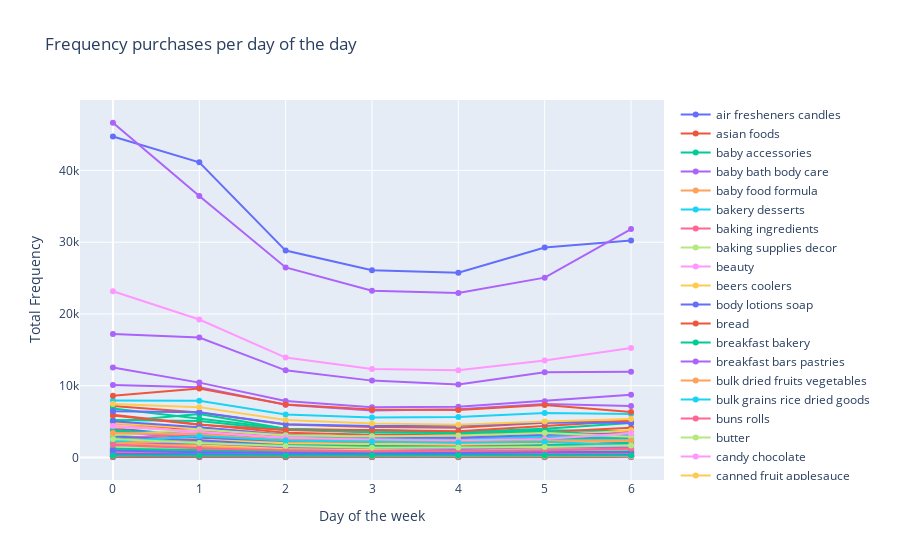

Here is the notebook cell this chart was saved with:
### Code cell
df_for_plot = df.groupby(['product_name', 'day_of_week']).size()

df_for_plot = pd.DataFrame(df_for_plot).reset_index()

df_for_plot.columns = ['product', 'day_of_week', 'frequency']

# manipulating the data with pivot table
df_for_plot = pd.pivot_table(df_for_plot, values=['frequency'],columns=['product'], index = ['day_of_week'])
# dropping the multi-index level for the columns
df_for_plot.columns = df_for_plot.columns.droplevel(0)

labels_plot = {}
##plotting##
data_for_plot = [dict(type='scatter',
                x=df_for_plot.index,
                y=df_for_plot[product],
                name=product)
                 for product in df_for_plot.columns
                ]

# setting the layout
plot_1_layout = dict(title=dict(text='Frequency purchases per day of the week'),
                      xaxis=dict(title='Day of the week'),
                      yaxis=dict(title='Total Frequency')
                      )
# displaying the graph
plot_1 = go.Figure(data=data_for_plot, layout=plot_1_layout)
# plot_1.show(renderer='png')
plot_1.show()

### Figure 1 — Plotly figure (JSON) as saved in the notebook; plotly's stock layout.template omitted (floating-point values rounded to 4 significant figures)
{"data": [{"name": "air fresheners candles", "type": "scatter", "x": [0, 1, 2, 3, 4, 5, 6], "y": [205, 170, 170, 156, 151, 184, 222]}, {"name": "asian foods", "type": "scatter", "x": [0, 1, 2, 3, 4, 5, 6], "y": [1983, 1795, 1365, 1284, 1194, 1315, 1490]}, {"name": "baby accessories", "type": "scatter", "x": [0, 1, 2, 3, 4, 5, 6], "y": [81, 83, 63, 75, 66, 62, 74]}, {"name": "baby bath body care", "type": "scatter", "x": [0, 1, 2, 3, 4, 5, 6], "y": [94, 89, 64, 61, 65, 82, 60]}, {"name": "baby food formula", "type": "scatter", "x": [0, 1, 2, 3, 4, 5, 6], "y": [4745, 4009, 3006, 2816, 2945, 2857, 2977]}, {"name": "bakery desserts", "type": "scatter", "x": [0, 1, 2, 3, 4, 5, 6], "y": [372, 338, 313, 280, 281, 314, 316]}, {"name": "baking ingredients", "type": "scatter", "x": [0, 1, 2, 3, 4, 5, 6], "y": [3714, 3135, 2538, 2350, 2616, 2767, 3017]}, {"name": "baking supplies decor", "type": "scatter", "x": [0, 1, 2, 3, 4, 5, 6], "y": [254, 185, 206, 185, 186, 212, 223]}, {"name": "beauty", "type": "scatter", "x": [0, 1, 2, 3, 4, 5, 6], "y": [72, 70, 40, 64, 48, 40, 53]}, {"name": "beers coolers", "type": "scatter", "x": [0, 1, 2, 3, 4, 5, 6], "y": [238, 377, 354, 518, 626, 610, 279]}, {"name": "body lotions soap", "type": "scatter", "x": [0, 1, 2, 3, 4, 5, 6], "y": [499, 399, 308, 269, 327, 304, 401]}, {"name": "bread", "type": "scatter", "x": [0, 1, 2, 3, 4, 5, 6], "y": [7193, 6266, 4602, 4247, 4144, 4826, 5103]}, {"name": "breakfast bakery", "type": "scatter", "x": [0, 1, 2, 3, 4, 5, 6], "y": [2741, 2794, 2124, 1836, 1798, 2116, 1948]}, {"name": "breakfast bars pastries", "type": "scatter", "x": [0, 1, 2, 3, 4, 5, 6], "y": [790, 903, 599, 631, 584, 594, 520]}, {"name": "bulk dried fruits vegetables", "type": "scatter", "x": [0, 1, 2, 3, 4, 5, 6], "y": [173, 186, 158, 132, 140, 144, 126]}, {"name": "bulk grains rice dried goods", "type": "scatter", "x": [0, 1, 2, 3, 4, 5, 6], "y": [216, 181, 124, 136, 125, 140, 152]}, {"name": "buns rolls", "type": "scatter", "x": [0, 1, 2, 3, 4, 5, 6], "y": [1426, 1058, 810, 828, 754, 977, 1096]}, {"name": "butter", "type": "scatter", "x": [0, 1, 2, 3, 4, 5, 6], "y": [3076, 2453, 2046, 1860, 1837, 2139, 2324]}, {"name": "candy chocolate", "type": "scatter", "x": [0, 1, 2, 3, 4, 5, 6], "y": [2640, 3426, 2824, 2437, 2492, 2706, 2210]}, {"name": "canned fruit applesauce", "type": "scatter", "x": [0, 1, 2, 3, 4, 5, 6], "y": [1080, 940, 732, 629, 605, 697, 775]}, {"name": "canned jarred vegetables", "type": "scatter", "x": [0, 1, 2, 3, 4, 5, 6], "y": [4120, 2927, 2152, 1979, 1891, 2228, 2728]}, {"name": "canned meals beans", "type": "scatter", "x": [0, 1, 2, 3, 4, 5, 6], "y": [3858, 2826, 2098, 1729, 1672, 2038, 2597]}, {"name": "canned meat seafood", "type": "scatter", "x": [0, 1, 2, 3, 4, 5, 6], "y": [841, 640, 524, 521, 483, 573, 630]}, {"name": "cat food care", "type": "scatter", "x": [0, 1, 2, 3, 4, 5, 6], "y": [687, 529, 394, 551, 464, 579, 631]}, {"name": "cereal", "type": "scatter", "x": [0, 1, 2, 3, 4, 5, 6], "y": [4326, 4178, 3190, 2882, 2846, 3210, 3122]}, {"name": "chips pretzels", "type": "scatter", "x": [0, 1, 2, 3, 4, 5, 6], "y": [7944, 7909, 5979, 5588, 5644, 6185, 6057]}, {"name": "cleaning products", "type": "scatter", "x": [0, 1, 2, 3, 4, 5, 6], "y": [1220, 1186, 975, 987, 1078, 986, 997]}, {"name": "cocoa drink mixes", "type": "scatter", "x": [0, 1, 2, 3, 4, 5, 6], "y": [244, 212, 200, 155, 147, 186, 188]}, {"name": "coffee", "type": "scatter", "x": [0, 1, 2, 3, 4, 5, 6], "y": [2139, 2367, 1785, 1656, 1534, 1743, 1599]}, {"name": "cold flu allergy", "type": "scatter", "x": [0, 1, 2, 3, 4, 5, 6], "y": [228, 267, 219, 198, 221, 233, 223]}, {"name": "condiments", "type": "scatter", "x": [0, 1, 2, 3, 4, 5, 6], "y": [2602, 2200, 1807, 1660, 1634, 1805, 2052]}, {"name": "cookies cakes", "type": "scatter", "x": [0, 1, 2, 3, 4, 5, 6], "y": [2343, 2656, 1970, 2011, 1894, 2009, 1862]}, {"name": "crackers", "type": "scatter", "x": [0, 1, 2, 3, 4, 5, 6], "y": [5231, 5079, 3822, 3531, 3460, 3782, 3669]}, {"name": "cream", "type": "scatter", "x": [0, 1, 2, 3, 4, 5, 6], "y": [3189, 3671, 2736, 2408, 2432, 2837, 2513]}, {"name": "deodorants", "type": "scatter", "x": [0, 1, 2, 3, 4, 5, 6], "y": [189, 123, 107, 135, 90, 106, 174]}, {"name": "diapers wipes", "type": "scatter", "x": [0, 1, 2, 3, 4, 5, 6], "y": [261, 266, 207, 216, 216, 226, 174]}, {"name": "digestion", "type": "scatter", "x": [0, 1, 2, 3, 4, 5, 6], "y": [320, 281, 225, 227, 202, 251, 221]}, {"name": "dish detergents", "type": "scatter", "x": [0, 1, 2, 3, 4, 5, 6], "y": [1063, 994, 755, 717, 762, 768, 808]}, {"name": "dog food care", "type": "scatter", "x": [0, 1, 2, 3, 4, 5, 6], "y": [384, 341, 260, 295, 277, 280, 341]}, {"name": "doughs gelatins bake mixes", "type": "scatter", "x": [0, 1, 2, 3, 4, 5, 6], "y": [1175, 1016, 830, 812, 770, 1011, 1079]}, {"name": "dry pasta", "type": "scatter", "x": [0, 1, 2, 3, 4, 5, 6], "y": [3604, 2723, 2058, 1875, 1775, 1977, 2402]}, {"name": "eggs", "type": "scatter", "x": [0, 1, 2, 3, 4, 5, 6], "y": [5970, 4615, 3450, 3161, 3107, 3538, 4145]}, {"name": "energy granola bars", "type": "scatter", "x": [0, 1, 2, 3, 4, 5, 6], "y": [4986, 6058, 4004, 3507, 3390, 3671, 3023]}, {"name": "energy sports drinks", "type": "scatter", "x": [0, 1, 2, 3, 4, 5, 6], "y": [1195, 1150, 833, 899, 798, 832, 931]}, {"name": "eye ear care", "type": "scatter", "x": [0, 1, 2, 3, 4, 5, 6], "y": [92, 101, 77, 63, 89, 75, 101]}, {"name": "facial care", "type": "scatter", "x": [0, 1, 2, 3, 4, 5, 6], "y": [163, 151, 96, 102, 94, 115, 122]}, {"name": "feminine care", "type": "scatter", "x": [0, 1, 2, 3, 4, 5, 6], "y": [202, 201, 186, 167, 164, 196, 180]}, {"name": "first aid", "type": "scatter", "x": [0, 1, 2, 3, 4, 5, 6], "y": [100, 105, 122, 85, 85, 89, 107]}, {"name": "food storage", "type": "scatter", "x": [0, 1, 2, 3, 4, 5, 6], "y": [785, 714, 572, 443, 512, 553, 565]}, {"name": "fresh dips tapenades", "type": "scatter", "x": [0, 1, 2, 3, 4, 5, 6], "y": [4222, 3830, 2858, 2593, 2623, 2943, 3106]}, {"name": "fresh fruits", "type": "scatter", "x": [0, 1, 2, 3, 4, 5, 6], "y": [44727, 41126, 28830, 26102, 25744, 29265, 30245]}, {"name": "fresh herbs", "type": "scatter", "x": [0, 1, 2, 3, 4, 5, 6], "y": [5020, 3725, 2784, 2510, 2649, 2954, 3700]}, {"name": "fresh pasta", "type": "scatter", "x": [0, 1, 2, 3, 4, 5, 6], "y": [520, 411, 305, 268, 221, 272, 343]}, {"name": "fresh vegetables", "type": "scatter", "x": [0, 1, 2, 3, 4, 5, 6], "y": [46643, 36440, 26481, 23243, 22914, 25059, 31831]}, {"name": "frozen appetizers sides", "type": "scatter", "x": [0, 1, 2, 3, 4, 5, 6], "y": [2429, 1951, 1515, 1406, 1459, 1562, 1856]}, {"name": "frozen breads doughs", "type": "scatter", "x": [0, 1, 2, 3, 4, 5, 6], "y": [480, 400, 293, 301, 307, 339, 366]}, {"name": "frozen breakfast", "type": "scatter", "x": [0, 1, 2, 3, 4, 5, 6], "y": [3008, 2376, 1845, 1630, 1609, 1831, 2047]}, {"name": "frozen dessert", "type": "scatter", "x": [0, 1, 2, 3, 4, 5, 6], "y": [215, 160, 156, 132, 177, 138, 212]}, {"name": "frozen juice", "type": "scatter", "x": [0, 1, 2, 3, 4, 5, 6], "y": [51, 39, 35, 37, 41, 35, 41]}, {"name": "frozen meals", "type": "scatter", "x": [0, 1, 2, 3, 4, 5, 6], "y": [4879, 4007, 3107, 2964, 2719, 2968, 3805]}, {"name": "frozen meat seafood", "type": "scatter", "x": [0, 1, 2, 3, 4, 5, 6], "y": [867, 688, 557, 542, 522, 591, 641]}, {"name": "frozen pizza", "type": "scatter", "x": [0, 1, 2, 3, 4, 5, 6], "y": [2007, 1620, 1210, 1228, 1118, 1400, 1541]}, {"name": "frozen produce", "type": "scatter", "x": [0, 1, 2, 3, 4, 5, 6], "y": [6834, 5427, 4002, 3809, 3553, 4003, 4804]}, {"name": "frozen vegan vegetarian", "type": "scatter", "x": [0, 1, 2, 3, 4, 5, 6], "y": [1301, 995, 802, 720, 726, 836, 941]}, {"name": "fruit vegetable snacks", "type": "scatter", "x": [0, 1, 2, 3, 4, 5, 6], "y": [2006, 2068, 1539, 1401, 1271, 1372, 1274]}, {"name": "grains rice dried goods", "type": "scatter", "x": [0, 1, 2, 3, 4, 5, 6], "y": [1825, 1461, 1204, 1077, 1014, 1045, 1252]}, {"name": "granola", "type": "scatter", "x": [0, 1, 2, 3, 4, 5, 6], "y": [1142, 1250, 925, 782, 721, 894, 696]}, {"name": "hair care", "type": "scatter", "x": [0, 1, 2, 3, 4, 5, 6], "y": [402, 298, 220, 212, 220, 258, 299]}, {"name": "honeys syrups nectars", "type": "scatter", "x": [0, 1, 2, 3, 4, 5, 6], "y": [679, 721, 603, 567, 476, 586, 524]}, {"name": "hot cereal pancake mixes", "type": "scatter", "x": [0, 1, 2, 3, 4, 5, 6], "y": [1891, 1689, 1291, 1163, 1143, 1284, 1359]}, {"name": "hot dogs bacon sausage", "type": "scatter", "x": [0, 1, 2, 3, 4, 5, 6], "y": [3772, 3010, 2331, 2136, 2136, 2636, 3016]}, {"name": "ice cream ice", "type": "scatter", "x": [0, 1, 2, 3, 4, 5, 6], "y": [5851, 4563, 3840, 3832, 3657, 4445, 5135]}, {"name": "ice cream toppings", "type": "scatter", "x": [0, 1, 2, 3, 4, 5, 6], "y": [111, 105, 106, 79, 111, 85, 109]}, {"name": "indian foods", "type": "scatter", "x": [0, 1, 2, 3, 4, 5, 6], "y": [202, 152, 102, 111, 120, 133, 143]}, {"name": "instant foods", "type": "scatter", "x": [0, 1, 2, 3, 4, 5, 6], "y": [2628, 2123, 1683, 1447, 1351, 1516, 1903]}, {"name": "juice nectars", "type": "scatter", "x": [0, 1, 2, 3, 4, 5, 6], "y": [3629, 3334, 2797, 2535, 2594, 2912, 2914]}, {"name": "kitchen supplies", "type": "scatter", "x": [0, 1, 2, 3, 4, 5, 6], "y": [74, 72, 75, 82, 96, 78, 84]}, {"name": "kosher foods", "type": "scatter", "x": [0, 1, 2, 3, 4, 5, 6], "y": [114, 109, 92, 99, 98, 98, 87]}, {"name": "latino foods", "type": "scatter", "x": [0, 1, 2, 3, 4, 5, 6], "y": [1130, 802, 603, 464, 466, 527, 660]}, {"name": "laundry", "type": "scatter", "x": [0, 1, 2, 3, 4, 5, 6], "y": [1068, 958, 813, 770, 717, 744, 834]}, {"name": "lunch meat", "type": "scatter", "x": [0, 1, 2, 3, 4, 5, 6], "y": [5060, 4224, 3134, 2852, 2746, 3155, 3299]}, {"name": "marinades meat preparation", "type": "scatter", "x": [0, 1, 2, 3, 4, 5, 6], "y": [770, 595, 538, 441, 433, 483, 576]}, {"name": "meat counter", "type": "scatter", "x": [0, 1, 2, 3, 4, 5, 6], "y": [1004, 744, 521, 469, 454, 526, 754]}, {"name": "milk", "type": "scatter", "x": [0, 1, 2, 3, 4, 5, 6], "y": [10113, 9779, 7337, 6562, 6727, 7450, 7182]}, {"name": "mint gum", "type": "scatter", "x": [0, 1, 2, 3, 4, 5, 6], "y": [135, 261, 247, 232, 179, 185, 138]}, {"name": "missing", "type": "scatter", "x": [0, 1, 2, 3, 4, 5, 6], "y": [937, 747, 573, 575, 548, 679, 690]}, {"name": "more household", "type": "scatter", "x": [0, 1, 2, 3, 4, 5, 6], "y": [217, 176, 156, 139, 152, 168, 162]}, {"name": "muscles joints pain relief", "type": "scatter", "x": [0, 1, 2, 3, 4, 5, 6], "y": [218, 186, 184, 167, 159, 161, 181]}, {"name": "nuts seeds dried fruit", "type": "scatter", "x": [0, 1, 2, 3, 4, 5, 6], "y": [3257, 3494, 2598, 2444, 2354, 2467, 2412]}, {"name": "oils vinegars", "type": "scatter", "x": [0, 1, 2, 3, 4, 5, 6], "y": [2877, 2477, 1855, 1840, 1826, 1996, 2342]}, {"name": "oral hygiene", "type": "scatter", "x": [0, 1, 2, 3, 4, 5, 6], "y": [789, 653, 508, 418, 505, 527, 618]}, {"name": "other", "type": "scatter", "x": [0, 1, 2, 3, 4, 5, 6], "y": [406, 355, 295, 313, 248, 300, 323]}, {"name": "other creams cheeses", "type": "scatter", "x": [0, 1, 2, 3, 4, 5, 6], "y": [3711, 3156, 2430, 2239, 2261, 2599, 2695]}, {"name": "packaged cheese", "type": "scatter", "x": [0, 1, 2, 3, 4, 5, 6], "y": [12526, 10433, 7872, 7019, 7065, 7853, 8734]}, {"name": "packaged meat", "type": "scatter", "x": [0, 1, 2, 3, 4, 5, 6], "y": [387, 320, 260, 268, 241, 238, 306]}, {"name": "packaged poultry", "type": "scatter", "x": [0, 1, 2, 3, 4, 5, 6], "y": [1734, 1313, 926, 749, 771, 823, 1151]}, {"name": "packaged produce", "type": "scatter", "x": [0, 1, 2, 3, 4, 5, 6], "y": [2626, 3314, 2367, 2339, 2339, 2384, 2039]}, {"name": "packaged seafood", "type": "scatter", "x": [0, 1, 2, 3, 4, 5, 6], "y": [222, 207, 168, 158, 157, 181, 208]}, {"name": "packaged vegetables fruits", "type": "scatter", "x": [0, 1, 2, 3, 4, 5, 6], "y": [23169, 19230, 13919, 12316, 12168, 13526, 15268]}, {"name": "paper goods", "type": "scatter", "x": [0, 1, 2, 3, 4, 5, 6], "y": [2762, 2464, 2035, 1906, 1934, 2060, 2261]}, {"name": "pasta sauce", "type": "scatter", "x": [0, 1, 2, 3, 4, 5, 6], "y": [2919, 2416, 1687, 1576, 1480, 1651, 2042]}, {"name": "pickled goods olives", "type": "scatter", "x": [0, 1, 2, 3, 4, 5, 6], "y": [1372, 1087, 871, 838, 789, 911, 1057]}, {"name": "plates bowls cups flatware", "type": "scatter", "x": [0, 1, 2, 3, 4, 5, 6], "y": [351, 420, 362, 368, 410, 433, 327]}, {"name": "popcorn jerky", "type": "scatter", "x": [0, 1, 2, 3, 4, 5, 6], "y": [1733, 2021, 1443, 1302, 1195, 1411, 1310]}, {"name": "poultry counter", "type": "scatter", "x": [0, 1, 2, 3, 4, 5, 6], "y": [1991, 1470, 1051, 860, 802, 851, 1106]}, {"name": "prepared meals", "type": "scatter", "x": [0, 1, 2, 3, 4, 5, 6], "y": [1238, 1103, 795, 705, 690, 765, 848]}, {"name": "prepared soups salads", "type": "scatter", "x": [0, 1, 2, 3, 4, 5, 6], "y": [814, 809, 618, 528, 472, 570, 573]}, {"name": "preserved dips spreads", "type": "scatter", "x": [0, 1, 2, 3, 4, 5, 6], "y": [1395, 1101, 894, 786, 793, 862, 1035]}, {"name": "protein meal replacements", "type": "scatter", "x": [0, 1, 2, 3, 4, 5, 6], "y": [444, 384, 290, 290, 259, 306, 284]}, {"name": "red wines", "type": "scatter", "x": [0, 1, 2, 3, 4, 5, 6], "y": [270, 306, 311, 315, 312, 338, 283]}, {"name": "refrigerated", "type": "scatter", "x": [0, 1, 2, 3, 4, 5, 6], "y": [6452, 6291, 4620, 4372, 4430, 4905, 4823]}, {"name": "refrigerated pudding desserts", "type": "scatter", "x": [0, 1, 2, 3, 4, 5, 6], "y": [471, 338, 324, 281, 307, 341, 361]}, {"name": "salad dressing toppings", "type": "scatter", "x": [0, 1, 2, 3, 4, 5, 6], "y": [1223, 1038, 786, 658, 690, 772, 842]}, {"name": "seafood counter", "type": "scatter", "x": [0, 1, 2, 3, 4, 5, 6], "y": [410, 337, 242, 201, 187, 196, 270]}, {"name": "shave needs", "type": "scatter", "x": [0, 1, 2, 3, 4, 5, 6], "y": [124, 102, 82, 91, 67, 83, 97]}, {"name": "skin care", "type": "scatter", "x": [0, 1, 2, 3, 4, 5, 6], "y": [145, 92, 87, 76, 78, 85, 91]}, {"name": "soap", "type": "scatter", "x": [0, 1, 2, 3, 4, 5, 6], "y": [730, 613, 512, 462, 480, 561, 560]}, {"name": "soft drinks", "type": "scatter", "x": [0, 1, 2, 3, 4, 5, 6], "y": [3139, 3899, 3085, 2921, 3073, 3425, 2886]}, {"name": "soup broth bouillon", "type": "scatter", "x": [0, 1, 2, 3, 4, 5, 6], "y": [4402, 3602, 2794, 2454, 2358, 2563, 3367]}, {"name": "soy lactosefree", "type": "scatter", "x": [0, 1, 2, 3, 4, 5, 6], "y": [7457, 7019, 5236, 4737, 4547, 5023, 5370]}, {"name": "specialty cheeses", "type": "scatter", "x": [0, 1, 2, 3, 4, 5, 6], "y": [992, 745, 631, 570, 627, 758, 779]}, {"name": "specialty wines champagnes", "type": "scatter", "x": [0, 1, 2, 3, 4, 5, 6], "y": [75, 53, 74, 93, 92, 127, 100]}, {"name": "spices seasonings", "type": "scatter", "x": [0, 1, 2, 3, 4, 5, 6], "y": [2647, 2003, 1716, 1562, 1465, 1661, 2013]}, {"name": "spirits", "type": "scatter", "x": [0, 1, 2, 3, 4, 5, 6], "y": [226, 207, 201, 267, 296, 343, 255]}, {"name": "spreads", "type": "scatter", "x": [0, 1, 2, 3, 4, 5, 6], "y": [3418, 3224, 2429, 2272, 2108, 2351, 2347]}, {"name": "tea", "type": "scatter", "x": [0, 1, 2, 3, 4, 5, 6], "y": [2190, 2997, 2368, 2244, 2045, 2204, 1685]}, {"name": "tofu meat alternatives", "type": "scatter", "x": [0, 1, 2, 3, 4, 5, 6], "y": [1772, 1281, 959, 873, 933, 961, 1224]}, {"name": "tortillas flat bread", "type": "scatter", "x": [0, 1, 2, 3, 4, 5, 6], "y": [2567, 2027, 1600, 1367, 1396, 1470, 1655]}, {"name": "trail mix snack mix", "type": "scatter", "x": [0, 1, 2, 3, 4, 5, 6], "y": [276, 496, 368, 292, 273, 346, 187]}, {"name": "trash bags liners", "type": "scatter", "x": [0, 1, 2, 3, 4, 5, 6], "y": [351, 307, 285, 262, 262, 261, 292]}, {"name": "vitamins supplements", "type": "scatter", "x": [0, 1, 2, 3, 4, 5, 6], "y": [503, 484, 405, 382, 367, 381, 390]}, {"name": "water seltzer sparkling water", "type": "scatter", "x": [0, 1, 2, 3, 4, 5, 6], "y": [8588, 9610, 7378, 6701, 6605, 7327, 6355]}, {"name": "white wines", "type": "scatter", "x": [0, 1, 2, 3, 4, 5, 6], "y": [254, 248, 258, 270, 281, 315, 267]}, {"name": "yogurt", "type": "scatter", "x": [0, 1, 2, 3, 4, 5, 6], "y": [17192, 16725, 12144, 10712, 10160, 11862, 11956]}], "layout": {"title": {"text": "Frequency purchases per day of the day"}, "xaxis": {"title": {"text": "Day of the week"}}, "yaxis": {"title": {"text": "Total Frequency"}}}}
